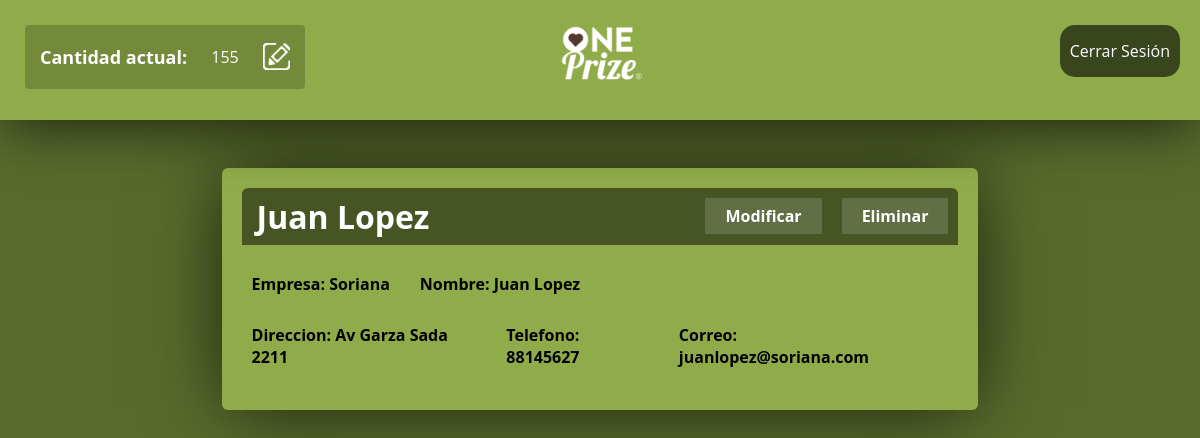
/modificarCliente.php?id=1 (signed in), run on the app's committed database.
### tables this page shows
CREATE TABLE IF NOT EXISTS Productos (
    ProductID int NOT NULL,
    Nombre varchar(255),
    Cantidad int,
    PRIMARY KEY (ProductID)
);

CREATE TABLE IF NOT EXISTS Clientes (
	id INT NOT NULL PRIMARY KEY AUTO_INCREMENT,
	NombreCliente varchar(255),
	NombreEmpresa varchar(255),
	DireccionEmpresa varchar(255),
	Telefono varchar(20),
	Correo varchar(255)
);

### scripts/consultaCantidad.php (called while the page is built)
<?php
require_once "connection.php";
$sql = "SELECT Cantidad FROM Productos WHERE ProductID = 1";
$result = $link->query($sql);
if ($result->num_rows > 0) {
    while($row = $result->fetch_assoc()) {
        $cantidad = $row["Cantidad"];
    }
}
?>

### modificarCliente.php (the view, shortened to what this page needs)
<?php
$idCliente = $_GET["id"];
require_once "scripts/connection.php";
$sql = "SELECT NombreCliente, NombreEmpresa, DireccionEmpresa, Telefono, Correo FROM Clientes WHERE id = '".$idCliente."' ";
$result = $link->query($sql);
if ($result->num_rows > 0) {
    while($row = $result->fetch_assoc()) {
        $NombreCliente = $row["NombreCliente"];
        $NombreEmpresa = $row["NombreEmpresa"];
        $DireccionEmpresa = $row["DireccionEmpresa"];
        $Telefono = $row["Telefono"];
        $Correo = $row["Correo"];
    }
}
else {
    echo "Error base de datos modificarCliente ";
}
?>
<!DOCTYPE html>
<html lang="en" dir="ltr">
  <head>
  </head>
  <body>
    <?php include_once "includes/templates/header.php" ?>
    <form class="clearfix" action="scripts/actualizaCliente.php" method="post">
      <div class="head">
        <h1><?php echo $NombreCliente; ?></h1>
        <span class="buttons">
          <a id="modificar-cliente" href="#">Modificar</a>
          <a id="eliminar-cliente" href="#">Eliminar</a>
        </span>
      </div>
      <div class="fieldset">
        <span>
          <label>Empresa: <?php echo $NombreEmpresa; ?></label>
        </span>
        <span>
          <label>Nombre: <?php echo $NombreCliente; ?></label>
        </span>
      </div>
      <div class="fieldset">
        <span>
          <label>Direccion: <?php echo $DireccionEmpresa; ?></label>
        </span>
        <span>
          <label>Telefono: <?php echo $Telefono; ?></label>
        </span>
        <span>
          <label>Correo: <?php echo $Correo; ?></label>
        </span>
      </div>
    </form>
  </body>
</html>

### includes/templates/header.php
<?php
require_once "scripts/consultaCantidad.php";
?>
<header id="header" class="clearfix">
  <div class="modificar-cantidad">
    <h2>Cantidad actual:</h2>
    <span id="txtCant"> <?php echo $cantidad?> </span>
    <a id="a_modificar" href="#"></a>
  </div>
  <a class="transparent_a" href="administrador.php">
    <img id="logo" src="img/logo.png">
  </a>
  <a id="log_out" href="scripts/logout.php">Cerrar Sesión</a>
</header>

### data on the page
productos: Cantidad "155"
clientes: NombreCliente "Juan Lopez", NombreEmpresa "Soriana", DireccionEmpresa "Av Garza Sada 2211", Telefono "88145627", Correo "juanlopez@soriana.com"
